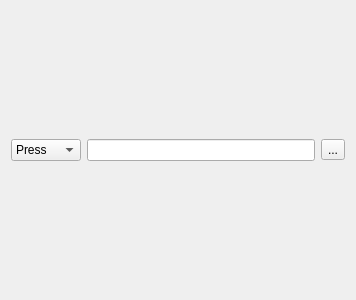
<?xml version="1.0" encoding="UTF-8"?>
<ui version="4.0">
 <class>action</class>
 <widget class="QWidget" name="action">
  <property name="geometry">
   <rect>
    <x>0</x>
    <y>0</y>
    <width>356</width>
    <height>300</height>
   </rect>
  </property>
  <property name="focusPolicy">
   <enum>Qt::ClickFocus</enum>
  </property>
  <property name="windowTitle">
   <string>Form</string>
  </property>
  <layout class="QHBoxLayout" name="horizontalLayout">
   <item>
    <widget class="QComboBox" name="comboBox">
     <item>
      <property name="text">
       <string>Press</string>
      </property>
     </item>
     <item>
      <property name="text">
       <string>Delay</string>
      </property>
     </item>
     <item>
      <property name="text">
       <string>System</string>
      </property>
     </item>
    </widget>
   </item>
   <item>
    <widget class="QLineEdit" name="text_action"/>
   </item>
   <item>
    <widget class="QToolButton" name="edit_action">
     <property name="text">
      <string>...</string>
     </property>
    </widget>
   </item>
  </layout>
 </widget>
 <resources/>
 <connections/>
</ui>
